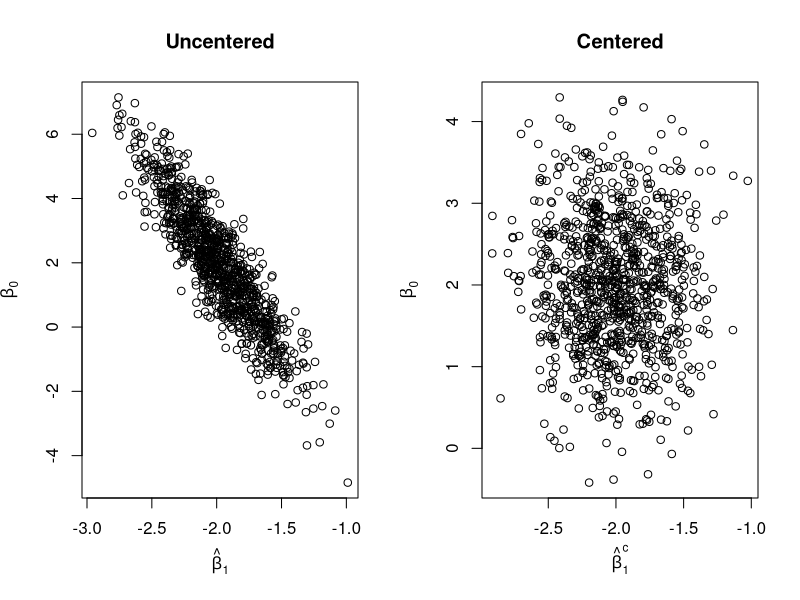
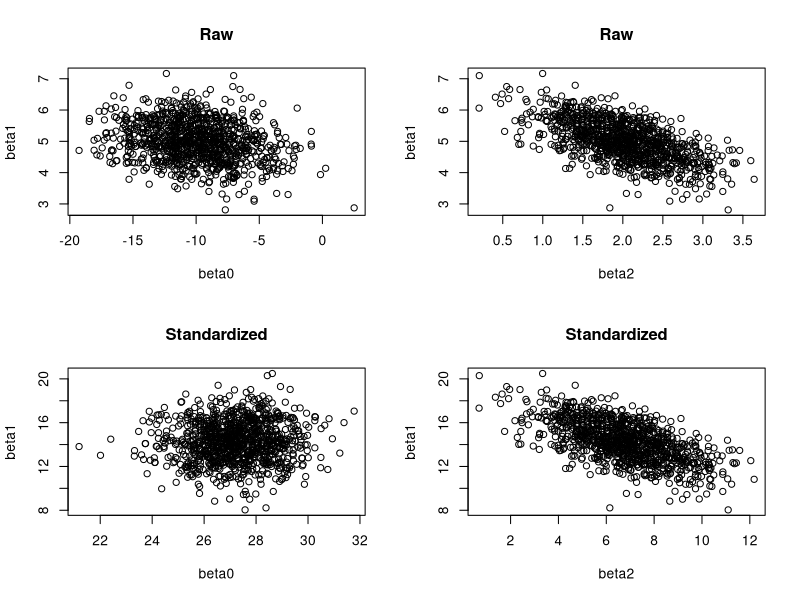

These figures' R source, in order:
## ---- chunk 1
#| include: false
set.seed(2112)
## ---- chunk 2
#| eval: true
#| echo: false
#| fig-height: 3
#| fig-width: 5

Sdotdot <- function(x, y) sum((x - mean(x)) * (y - mean(y)))

R <- 1000
b1s <- double(R)
b0s <- double(R)
b1cs <- double(R)
b0cs <- double(R)
n <- 25
x <- runif(n, 0, 10)
xc <- x - mean(x) # centered

for (i in 1:R) {
    y <- 2 - 2 * x + rnorm(25, 0, 4)
    b1 <- Sdotdot(x, y) / Sdotdot(x, x)
    b0 <- mean(y) - b1 * mean(x)
    b1s[i] <- b1
    b0s[i] <- b0

    # Centered
    y <- 2 - 2 * xc + rnorm(25, 0, 4)
    b1c <- Sdotdot(xc, y) / Sdotdot(xc, xc)
    b1cs[i] <- b1c
    b0c <- mean(y) - b1 * mean(xc)
    b0cs[i] <- b0c
}

par(mfrow = c(1,2))
plot(b1s, b0s, main = "Uncentered",
    xlab = expression(hat(beta)[1]),
    ylab = expression(hat(beta)[0]))
plot(b1cs, b0cs, main = "Centered",
    xlab = expression(hat(beta)[1]^c),
    ylab = expression(hat(beta)[0]^c))
## ---- chunk 3
#| label: standardize1
#| echo: true
x <- mtcars$wt
y <- mtcars$mpg
coef(lm(y ~ x))
## ---- chunk 4
#| label: standardize2
#| echo: true
# Standardize x:
x_prime <- (x - mean(x)) / sd(x)
coef(lm(y ~ x_prime))
## ---- chunk 5
#| echo: true
#| label: unstandardize
c(20.090625 - (-5.229338) * mean(x)/sd(x), -5.229338 / sd(x))
## ---- chunk 6
#| label: scale-example
#| echo: true
# Use the RHS of the model formula for mtcars
# But remove the column of 1s
X <- model.matrix(~ wt + disp + qsec, data = mtcars)[, -1]
X <- scale(X)
lm(mtcars$mpg ~ X)
## ---- chunk 7
#| label: standard_sim
#| fig-height: 6
#| fig-width: 12
n <- 50
x1 <- runif(n, 0, 10)
x2 <- runif(n, 0, 10) + 0.3 * x1

x1s <- scale(x1)
x2s <- scale(x2)

raw_ests <- matrix(ncol = 3, nrow = 1000)
std_ests <- matrix(ncol = 3, nrow = 1000)
for (i in 1:1000) {
    y <- -10 + 5 * x1 + 2 * x2 + rnorm(n, 0, 10)
    lm_raw <- lm(y ~ x1 + x2)
    raw_ests[i, ] <- coef(lm_raw)
    lm_std <- lm(y ~ x1s + x2s)
    std_ests[i, ] <- coef(lm_std)
}

par(mfrow = c(2, 2))
plot(x = raw_ests[, 1], y = raw_ests[, 2],
    xlab = "beta0", ylab = "beta1",
    main = "Raw")
plot(x = raw_ests[, 3], y = raw_ests[, 2],
    xlab = "beta2", ylab = "beta1",
    main = "Raw")
plot(x = std_ests[, 1], y = std_ests[, 2],
    xlab = "beta0", ylab = "beta1",
    main = "Standardized")
plot(x = std_ests[, 3], y = std_ests[, 2],
    xlab = "beta2", ylab = "beta1",
    main = "Standardized")

